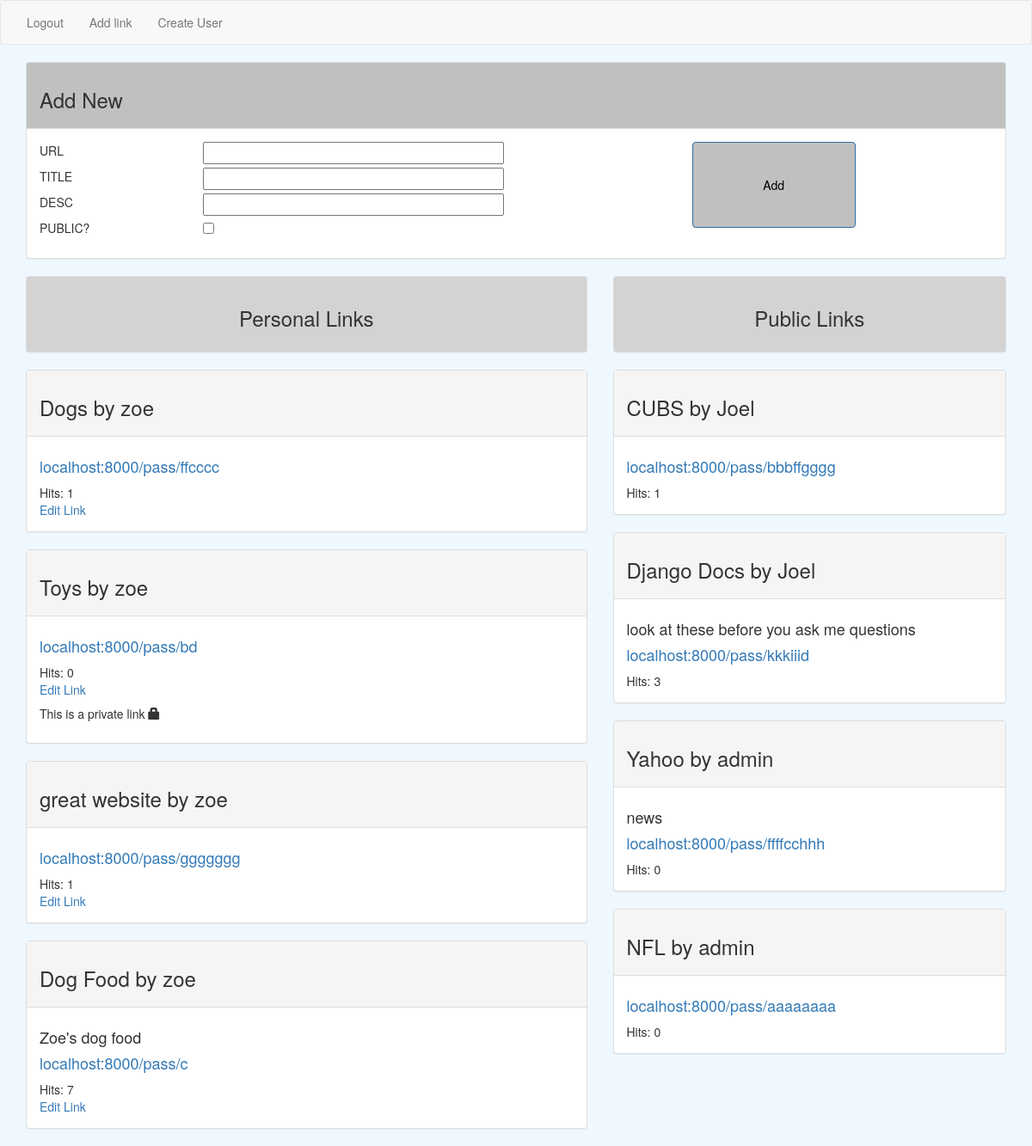
The page / (signed in) on the database its author committed.
### app/models.py (models this page shows, shortened)
class Link(models.Model):
    url = models.URLField(max_length = 250)
    title = models.CharField(max_length = 50)
    description = models.CharField(max_length = 150, null=True, blank=True)
    user = models.ForeignKey('auth.User')
    created = models.DateTimeField(auto_now_add=True)
    short_url = models.CharField(max_length = 40)
    public = models.BooleanField(default=False)
    class Meta:
        ordering = ['-created']
    @property
    def count(self):
        return self.hit_set.all().count

### app/views.py (the view)
# urls.py: url(r'^$', LinkListView.as_view(), name="link_list_view"),
class LinkListView(ListView):
    model = Link
    def get_context_data(self):
        context = super().get_context_data()
        if not self.request.user.is_authenticated:
            public = Link.objects.filter(public = True)
            context["public"] = public
        else:
            user_link = Link.objects.filter(user= self.request.user)
            public = Link.objects.filter(public = True)
            public_ex = public.exclude(user = self.request.user)
            context["user_link"] = user_link
            context["public_ex"] = public_ex
        return context

### templates/app/link_list.html (shortened to what this page needs)
{% extends 'base.html' %}
{% block content %}
{% if not request.user.is_authenticated %}
{% for link in public %}
<div class="panel panel-default">
 <div class="panel-body">
   <h2>{{ link.title }} by {{ link.user }}</h2>
    <h4>{{ link.description }}</h4>
      <h3><a href="{% url 'pass_through_view' link.short_url%}">localhost:8000/pass/{{ link.short_url }}</a></h3>
        Hits: {{ link.count }}<br>
{% if link.user == request.user %}
<a href="{% url 'link_update_view' link.id%}">Edit Link</a>
{% endif %}
</div>
</div>
{% endfor %}
{% else %}
<div class="row">
  <div class="col-md-12">
    <div class="panel panel-default">
      <div class="panel-heading add-new">
        <h3>Add New</h3>
      </div>
     <div class="panel-body">
       <form name="form" class="" action="{% url 'link_create_view' %}" method="post">
         <div class="row">
           <div class="col-md-2">
             <div class="row input-box"> URL </div>
             <div class="row input-box"> TITLE  </div>
             <div class="row input-box"> DESC </div>
             <div class="row input-box"> PUBLIC? </div>
           </div>
             <div class="col-md-6">
               <div class="row input-box"> <input class="box" type="text" name="url" value=""> </div>
               <div class="row input-box"> <input class="box" type="text" name="title" value=""> </div>
               <div class="row input-box"> <input class="box" type="text" name="description" value=""> </div>
               <div class="row input-box"> <input type="checkbox" name="public" value="True">
                </div>
             </div>
             <div class="col-md-3">
               <input type="submit" onclick="fillForm();" class="btn btn-primary add-link" name="name" value="Add">
             </div>
           </div>
       </form>
     </div>
   </div>
  </div>
</div>
<div class="row">
  <div class="col-md-7">
    <div class="panel panel-default">
     <div class="panel-body link-tab-top">
       <h3>Personal Links</h3>
     </div>
   </div>
{% for link in user_link %}
<div class="panel panel-default">
   <div class="panel-heading">
 <h3>{{ link.title }} by {{ link.user }}</h3>
   </div>
 <div class="panel-body">
    <h4>{{ link.description }}</h4>
      <h4><a href="{% url 'pass_through_view' link.short_url%}">localhost:8000/pass/{{ link.short_url }}</a></h4>
        Hits: {{ link.count }}<br>
{% if link.user == request.user %}
<a href="{% url 'link_update_view' link.id%}">Edit Link</a>
{% endif %}
{% if link.user == request.user and link.public == False %}
<h5> This is a private link <span class="glyphicon glyphicon-lock" aria-hidden="true"></span></h5> {% endif %}
</div>
</div>
{% endfor %}
{% endif %}
</div>
<div class="col-md-5">
{% if request.user.is_authenticated %}
<div class="panel panel-default">
 <div class="panel-body link-tab-top">
   <h3>Public Links</h3>
 </div>
</div>
{% for link in public_ex %}
<div class="panel panel-default">
 <div class="panel-heading">
<h3>{{ link.title }} by {{ link.user }}</h3>
</div>
<div class="panel-body">
 <h4>{{ link.description }}</h4>
   <h4><a href="{% url 'pass_through_view' link.short_url%}">localhost:8000/pass/{{ link.short_url }}</a></h4>
     Hits: {{ link.count }}
     </div>
 </div>
{% endfor %}
{% endif %}
</div>
</div>
{% endblock %}

### app/static/css/theme.css (style rules this page uses)
body { background-color: #F0F8FF; }
.box { width: 350px; }
.input-box { height: 30px; margin-left: 0px; }
.add-link { background-color: silver; color: black; height: 100px; width: 190px; margin-right: 10px !important; }
.add-new { background-color: silver !important; }
.link-tab-top { background-color: lightgrey; text-align: center; }

### rows shown on the page
Link: title "Dogs", user "zoe", short_url "ffcccc", count "1", shows "Edit Link"
Link: title "Toys", user "zoe", short_url "bd", count "0", shows "Edit Link", public "This is a private link"
Link: title "great website", user "zoe", short_url "ggggggg", count "1", shows "Edit Link"
Link: title "Dog Food", user "zoe", description "Zoe's dog food", short_url "c", count "7", shows "Edit Link"
Link: title "CUBS", user "Joel", short_url "bbbffgggg", count "1"
Link: title "Django Docs", user "Joel", description "look at these before you ask me questions", short_url "kkkiiid", count "3"
Link: title "Yahoo", user "admin", description "news", short_url "ffffcchhh", count "0"
Link: title "NFL", user "admin", short_url "aaaaaaaa", count "0"
